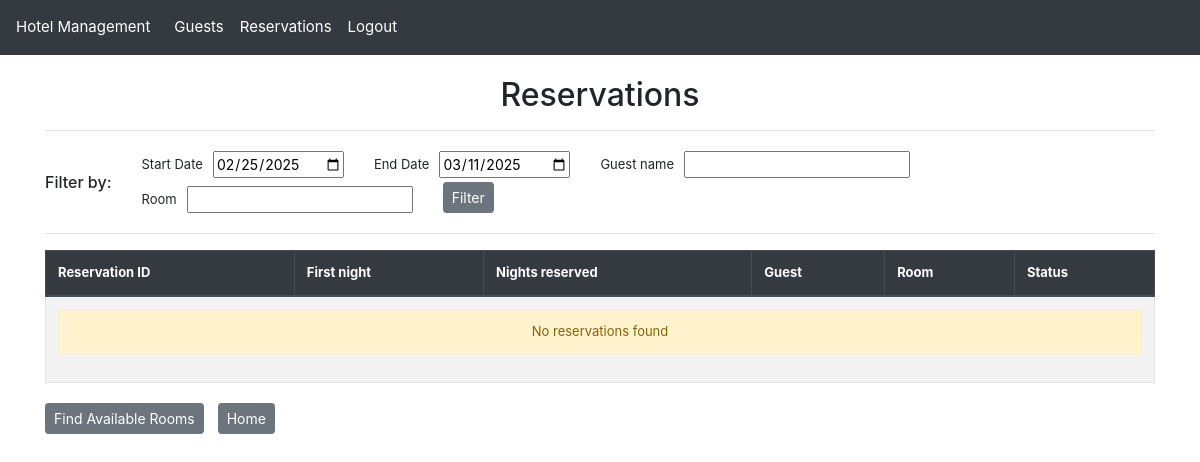
Page /reservation/ (signed in) on the earlier database version.
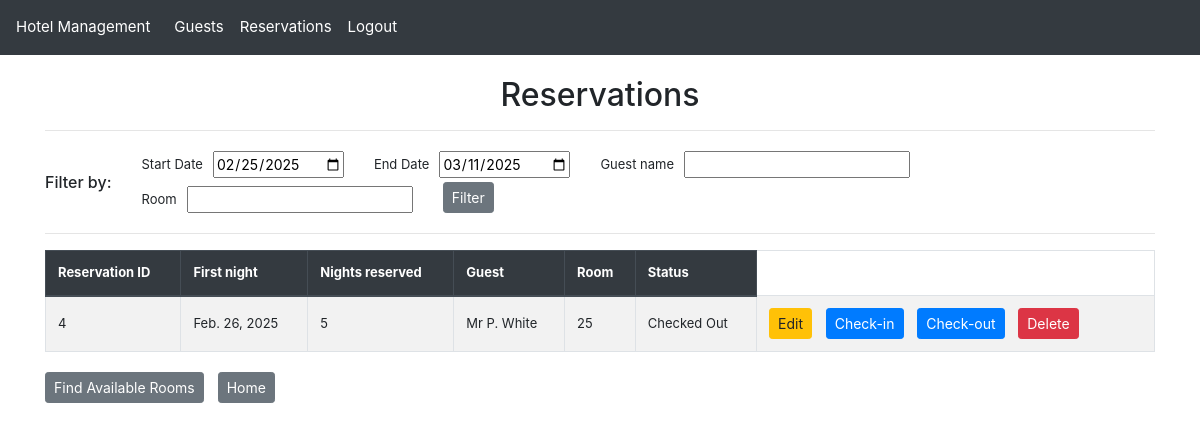
Same page on the later database version.
### hotel_app/models.py (models this page shows, shortened)
class Reservation(models.Model):
    STATUS_CHOICES = [
        ("RE", "Reserved"),
        ("IN", "Checked In"),
        ("OT", "Checked Out"),
    ]
    reservation_id = models.AutoField(primary_key=True)
    guest = models.ForeignKey(Guest, null=True, on_delete=models.SET_NULL, related_name="reservations")
    room_number = models.ForeignKey(Room, null=True, on_delete=models.SET_NULL, related_name="reservations")
    reservation_date_time = models.DateTimeField()
    price = models.DecimalField(max_digits=6, decimal_places=2)
    amount_paid = models.DecimalField(max_digits=6, decimal_places=2)
    number_of_guests = models.PositiveSmallIntegerField()
    start_of_stay = models.DateField()
    length_of_stay = models.PositiveSmallIntegerField()
    end_date = models.DateField(null=True, blank=True) # this will be derived from start_of_stay and length_of_stay during save()
    status_code = models.CharField(max_length=2, choices=STATUS_CHOICES)
    notes = models.TextField(max_length=500, blank=True, null=True)
    def save(self, *args, **kwargs):
        if self.start_of_stay and self.length_of_stay:
            self.end_date = self.start_of_stay + timedelta(days=self.length_of_stay)
        self.full_clean()  # Call full_clean before saving to force validation
        super().save(*args, **kwargs)

class Guest(models.Model):
    guest_id = models.AutoField(primary_key=True)
    title = models.CharField(max_length=10)
    first_name = models.CharField(max_length=50)
    last_name =  models.CharField(max_length=50)
    phone_number = models.CharField(max_length=11)
    email = models.EmailField(max_length=320)
    address_line1 = models.CharField(max_length=80)
    address_line2 = models.CharField(max_length=80, blank=True, null=True)
    city = models.CharField(max_length=80)
    county = models.CharField(max_length=80)
    postcode = models.CharField(max_length=8)
    @property
    def display_name(self):
        return f"{self.title} {self.first_name[0]}. {self.last_name}"

class Room(models.Model):
    room_number = models.IntegerField(primary_key=True, unique=True)
    room_type = models.ForeignKey(RoomType, null=True, on_delete=models.SET_NULL, related_name="rooms")
    def __str__(self):
        return f"{self.room_number}"

### hotel_app/views.py (the view)
# urls.py: path("reservation/", views.reservation_list_view, name="reservation_list"),  # List all Reservation
@login_required
def reservation_list_view(request):
    logger.info(f"Reservation List View - GET request = {request.GET}")
    start_date = request.GET.get('start_date', None)
    if start_date is None:
        start_date = request.session.get('reservations_default_start_date', timezone.now().date().strftime('%Y-%m-%d')) # default to today
    end_date = request.GET.get('end_date', None)
    if end_date is None:
        today_plus_two_weeks = datetime.now() + timedelta(weeks=2)
        end_date = request.session.get('reservations_default_end_date', today_plus_two_weeks.date().strftime('%Y-%m-%d')) # default to 2 weeks time
    last_name = request.GET.get('last_name', None)
    if last_name is None:
        last_name = request.session.get('reservations_default_last_name', '')  # default to empty
    room_number = request.GET.get('room_number', None)
    if room_number is None:
        room_number = request.session.get('reservations_default_room_number', '')  # default to empty
    request.session['reservations_default_start_date'] = start_date
    request.session['reservations_default_end_date'] = end_date
    request.session['reservations_default_last_name'] = last_name
    request.session['reservations_default_room_number'] = room_number
    reservations = Reservation.objects.all()
    reservation_filter = ReservationFilter(
        request.GET or {'start_date': start_date, 'end_date': end_date, 'last_name': last_name, 'room_number':room_number},
        queryset=reservations)
    return render(request, 'reservation_list.html', {'filter': reservation_filter})

### hotel_app/templatetags/custom_filters.py (called while the page is built)
@register.filter(name='is_in_group')
def is_in_group(user, group_name):
    return user.groups.filter(name=group_name).exists()

### hotel_app/templates/reservation_list.html (shortened to what this page needs)
{% extends "base.html" %}
{% block content %}
    <h2 class="text-center">Reservations</h2>
    <hr>
    <div class="row align-items-center">
        <div class="col-auto text-center" style="font-size: 13px; vertical-align: middle;">
            <h6 class="fw-bold mb-0">Filter by:</h6>
        </div>
        <div class="col">
            <form method="get" class="row g-3">
                {% for field in filter.form %}
                <div class="col-md-auto d-flex align-items-center mt-1 mb-1">
                    <label for="{{ field.id_for_label }}" class="form-label fw-bold" style="font-size: 13px; margin-right: 10px; margin-bottom: 0; vertical-align: middle;">{{ field.label }}</label>
                    {{ field }}
                </div>
                {% endfor %}
                <div class="col-md-auto">
                    <button type="submit" class="btn btn-secondary btn-sm">Filter</button>
                </div>
            </form>
        </div>
    </div>
    <hr>
    <table class="table table-bordered table-striped ">
        <thead class="thead-dark">
            <tr>
                <th>Reservation ID</th>
                <th>First night</th>
                <th>Nights reserved</th>
                <th>Guest</th>
                <th>Room</th>
                <th>Status</th>
            </tr>
        </thead>
        <tbody>
            {% for reservation in filter.qs %}
            <tr>
                <td>{{ reservation.reservation_id }} </td>
                <td>{{ reservation.start_of_stay }} </td>
                <td>{{ reservation.length_of_stay }} </td>
                <td>{{ reservation.guest.display_name }} </td>
                <td>{{ reservation.room_number }} </td>
                <td>{{ reservation.get_status_code_display }} </td>
                <td>
                    <div class="button-group">
                        <a href="{% url 'reservation_update' reservation.reservation_id %}" class="btn btn-warning btn-sm" >Edit</a>
                        <a href="{% url 'reservation_update' reservation.reservation_id %}?status_code=IN" class="btn btn-primary btn-sm" >Check-in</a>
                        <a href="{% url 'reservation_update' reservation.reservation_id %}?status_code=OT" class="btn btn-primary btn-sm" >Check-out</a>
                        <a href="{% url 'reservation_delete' reservation.reservation_id %}" class="btn btn-danger btn-sm" >Delete</a>
                    </div>
                </td>
            </tr>
            {% empty %}
                <tr>
                    <td colspan="7">
                        <div class="alert alert-warning text-center" role="alert">
                            No reservations found
                        </div>
                    </td>
                </tr>
            {% endfor %}
        </tbody>
    </table>
{% endblock %}
{% block footer %}
<div class="button-group">
    <a href="{% url 'available_rooms_list' %}" class="btn btn-secondary btn-sm">Find Available Rooms</a>
    <a href="{% url 'home' %}" class="btn btn-secondary btn-sm">Home</a>
</div>
{% endblock %}

### hotel_app/templates/base.html (shortened to what this page needs)
{% load custom_filters %}
{% load static %}
<!DOCTYPE html>
<html lang="en">
<head>
    <link href="https://cdn.jsdelivr.net/npm/bootstrap@4.5.2/dist/css/bootstrap.min.css" rel="stylesheet">
    <link rel="stylesheet" href="{% static 'css/styles.css' %}">
</head>
<body>
    <nav class="navbar navbar-expand-lg navbar-dark fixed-top">
        <a class="navbar-brand" href="{% url 'home' %}">Hotel Management</a>
        <div class="collapse navbar-collapse" id="navbarNav">
            <ul class="navbar-nav">
                {% if user.is_authenticated %}
                <li class="nav-item">
                    <a class="nav-link" href="{% url 'guest_list' %}">Guests</a>
                </li>
                <li class="nav-item">
                    <a class="nav-link" href="{% url 'reservation_list' %}">Reservations</a>
                </li>
                <li class="nav-item"><a class="nav-link" href="{% url 'logout' %}">Logout</a></li>
                {% else %}
                    <li class="nav-item"><a class="nav-link" href="{% url 'login' %}">Login</a></li>
                {% endif %}
            </ul>
        </div>
    </nav>
    <div class="container">
        {% block content %}{% endblock  %}
    </div>
    <div class="container">
        {% block footer %}{% endblock  %}
    </div>
</body>
</html>

### static/css/styles.css (style rules this page uses)
body { padding-top: 56px; font-size: 14px; }
.navbar { background-color: #343a40; }
.navbar-brand, .nav-link { color: #fff !important; font-size: 15px; }
.container { margin-top: 20px; font-size: 14px; }
.table th, .table td { vertical-align: middle; font-size: 13px; }
.button-group a, button { margin-right: 10px; }

Differences in the rows shown:
now on this page (row edited): Reservation: reservation_id "4", start_of_stay "Feb. 26, 2025", length_of_stay "5", guest.display_name "Mr P. White", room_number "25", status_code "Checked Out"
Other differences:
text no longer shown: "No reservations found"
